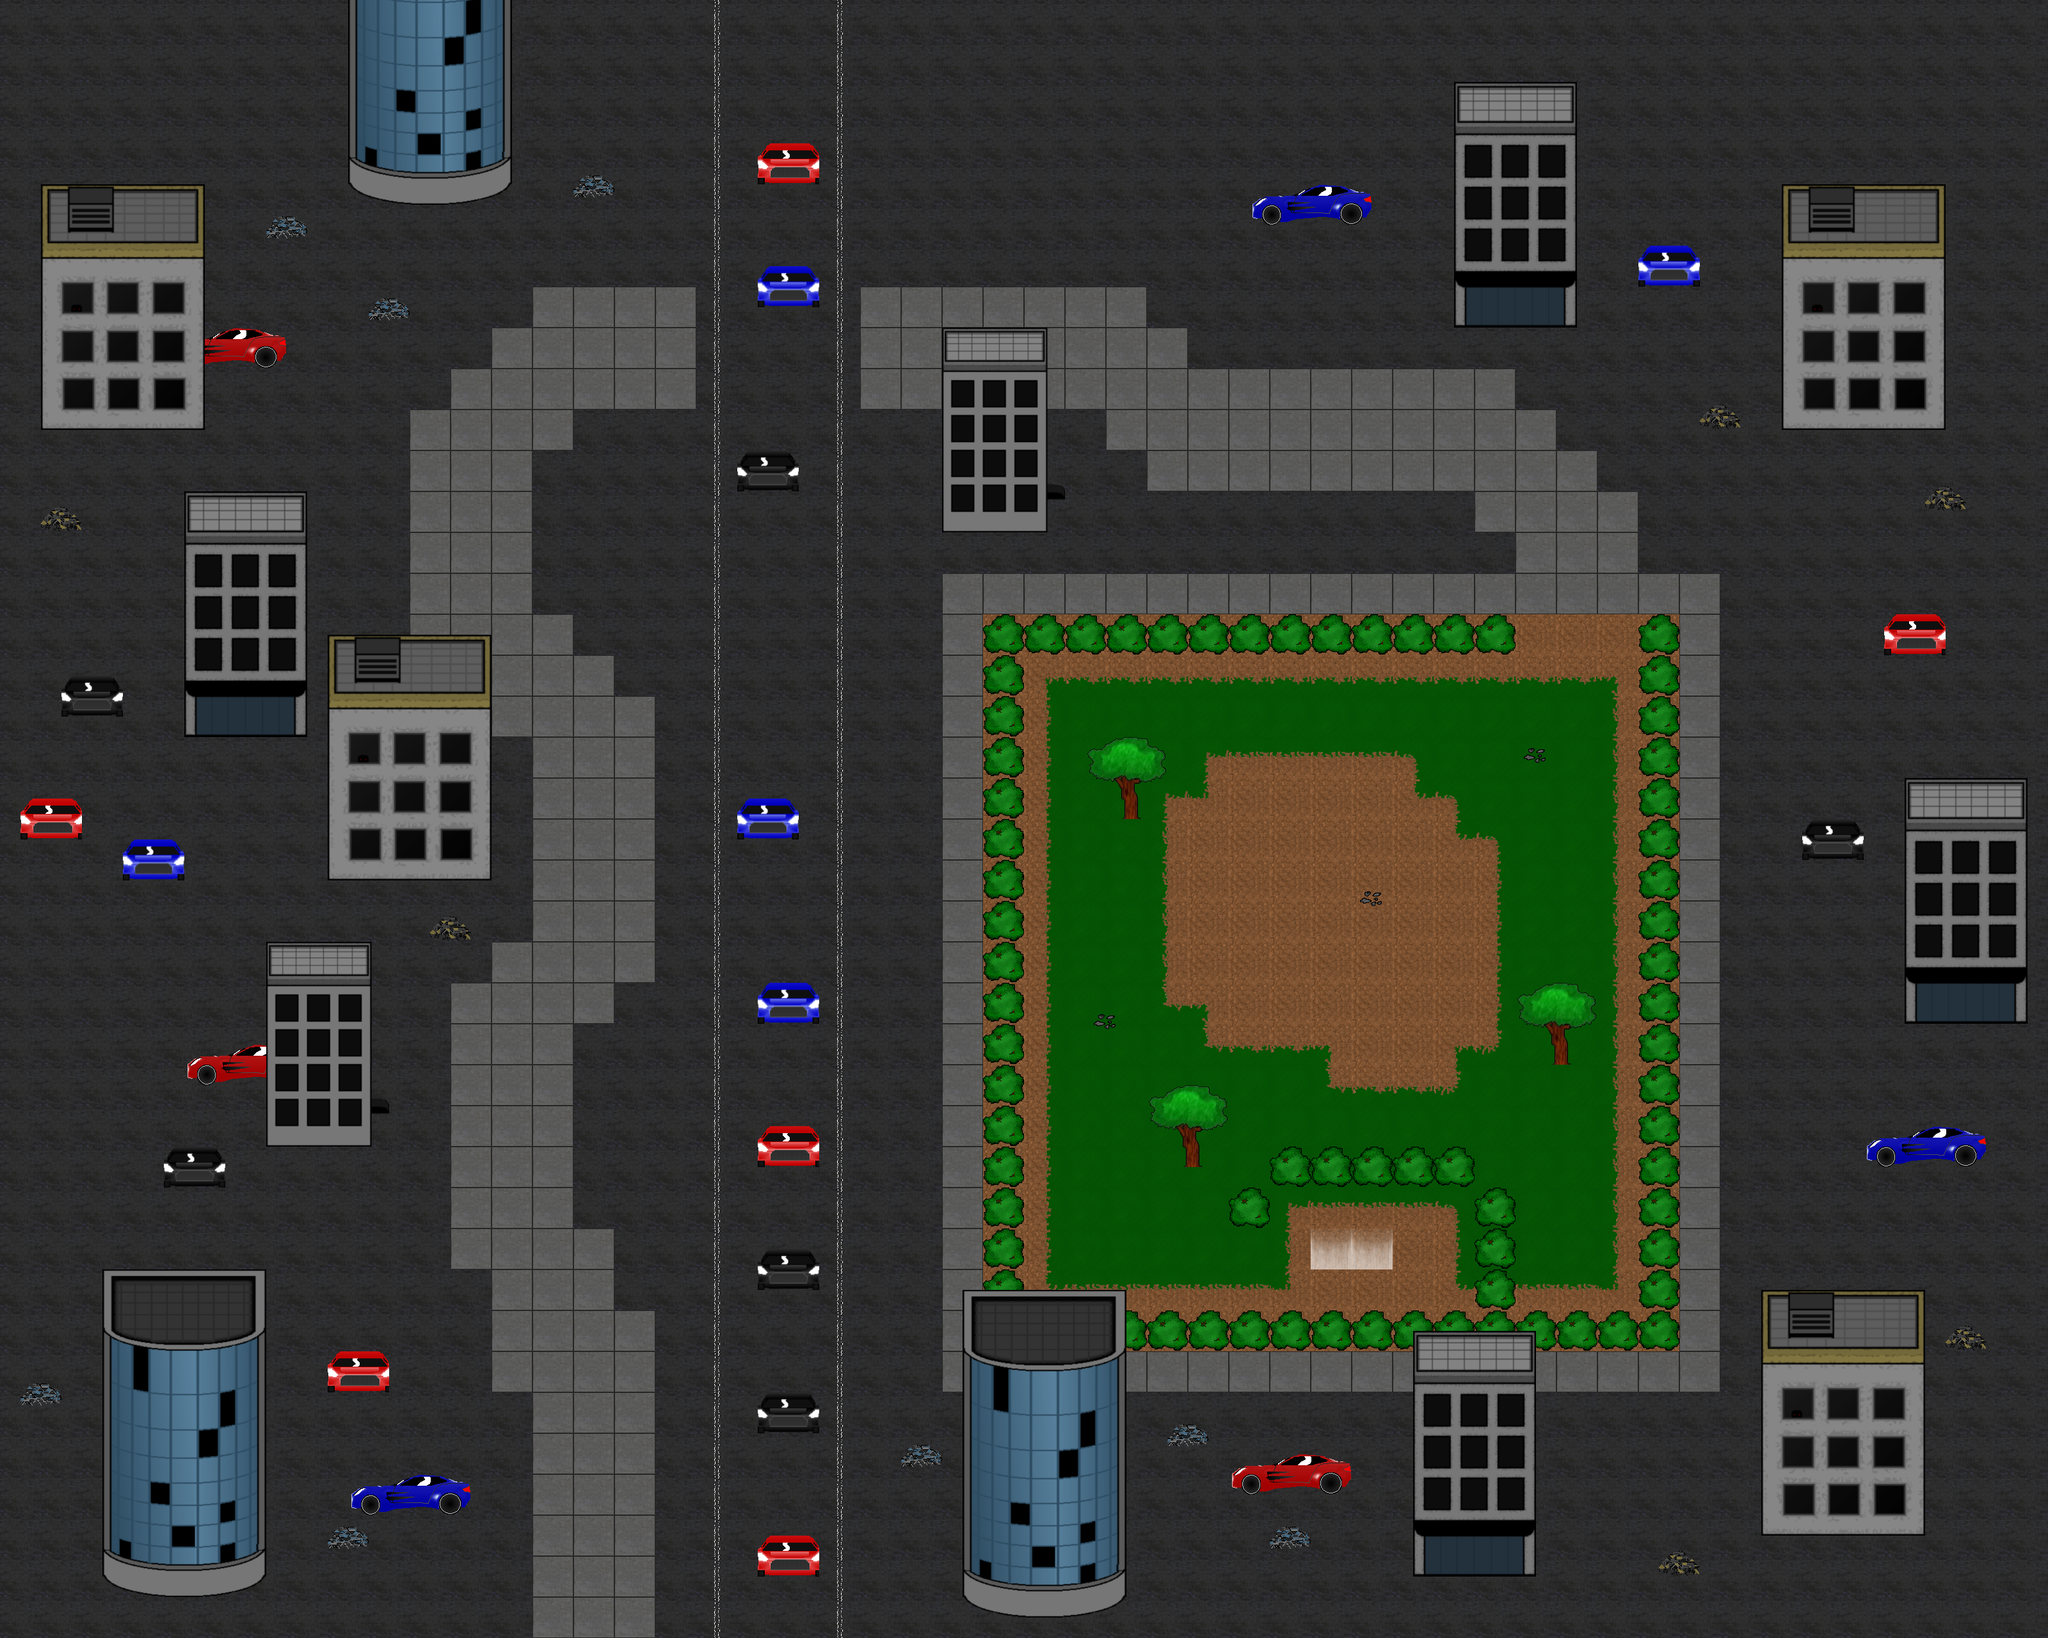

Below is a game level as drawn by its tile map, then a one-line description and the .tmx that defines it (tile-layer data replaced by summaries):
An orthogonal 100x80 tile map with 32x32 px tiles, 6 tile layers (Base, Transitions, Objects, Trees, ...), 37 tilesets.

<map version="1.0" orientation="orthogonal" width="100" height="80" tilewidth="32" tileheight="32">
 <tileset firstgid="1" name="Road" tilewidth="32" tileheight="32">
  <image source="Video Game Tiles - Pixel by Pixel/Road.png" width="64" height="64" />
 </tileset>
 <tileset firstgid="5" name="Sidewalk" tilewidth="32" tileheight="32">
  <image source="Video Game Tiles - Pixel by Pixel/Sidewalk.png" width="64" height="64" />
 </tileset>
 <tileset firstgid="9" name="Sidewalk Cracked" tilewidth="32" tileheight="32">
  <image source="Video Game Tiles - Pixel by Pixel/Sidewalk Cracked.png" width="64" height="64" />
 </tileset>
 <tileset firstgid="13" name="Car Profile" tilewidth="32" tileheight="32">
  <image source="Video Game Tiles - Pixel by Pixel/Car Profile.png" width="192" height="64" />
  <tile id="0">
   <properties>
    <property name="blocked" value="true" />
   </properties>
  </tile>
  <tile id="1">
   <properties>
    <property name="blocked" value="true" />
   </properties>
  </tile>
  <tile id="2">
   <properties>
    <property name="blocked" value="true" />
   </properties>
  </tile>
  <tile id="3">
   <properties>
    <property name="blocked" value="true" />
   </properties>
  </tile>
  <tile id="4">
   <properties>
    <property name="blocked" value="true" />
   </properties>
  </tile>
  <tile id="5">
   <properties>
    <property name="blocked" value="true" />
   </properties>
  </tile>
  <tile id="6">
   <properties>
    <property name="blocked" value="true" />
   </properties>
  </tile>
  <tile id="7">
   <properties>
    <property name="blocked" value="true" />
   </properties>
  </tile>
  <tile id="8">
   <properties>
    <property name="blocked" value="true" />
   </properties>
  </tile>
  <tile id="9">
   <properties>
    <property name="blocked" value="true" />
   </properties>
  </tile>
  <tile id="10">
   <properties>
    <property name="blocked" value="true" />
   </properties>
  </tile>
  <tile id="11">
   <properties>
    <property name="blocked" value="true" />
   </properties>
  </tile>
 </tileset>
 <tileset firstgid="25" name="Building 1" tilewidth="32" tileheight="32">
  <image source="Video Game Tiles - Pixel by Pixel/Building 1.png" width="256" height="384" />
  <tile id="72">
   <properties>
    <property name="blocked" value="true" />
   </properties>
  </tile>
  <tile id="79">
   <properties>
    <property name="blocked" value="true" />
   </properties>
  </tile>
  <tile id="80">
   <properties>
    <property name="blocked" value="true" />
   </properties>
  </tile>
  <tile id="87">
   <properties>
    <property name="blocked" value="true" />
   </properties>
  </tile>
  <tile id="88">
   <properties>
    <property name="blocked" value="true" />
   </properties>
  </tile>
  <tile id="89">
   <properties>
    <property name="blocked" value="true" />
   </properties>
  </tile>
  <tile id="90">
   <properties>
    <property name="blocked" value="true" />
   </properties>
  </tile>
  <tile id="91">
   <properties>
    <property name="blocked" value="true" />
   </properties>
  </tile>
  <tile id="92">
   <properties>
    <property name="blocked" value="true" />
   </properties>
  </tile>
  <tile id="93">
   <properties>
    <property name="blocked" value="true" />
   </properties>
  </tile>
  <tile id="94">
   <properties>
    <property name="blocked" value="true" />
   </properties>
  </tile>
  <tile id="95">
   <properties>
    <property name="blocked" value="true" />
   </properties>
  </tile>
 </tileset>
 <tileset firstgid="121" name="Building 2" tilewidth="32" tileheight="32">
  <image source="Video Game Tiles - Pixel by Pixel/Building 2.png" width="256" height="512" />
  <tile id="96">
   <properties>
    <property name="blocked" value="true" />
   </properties>
  </tile>
  <tile id="103">
   <properties>
    <property name="blocked" value="true" />
   </properties>
  </tile>
  <tile id="104">
   <properties>
    <property name="blocked" value="true" />
   </properties>
  </tile>
  <tile id="111">
   <properties>
    <property name="blocked" value="true" />
   </properties>
  </tile>
  <tile id="112">
   <properties>
    <property name="blocked" value="true" />
   </properties>
  </tile>
  <tile id="119">
   <properties>
    <property name="blocked" value="true" />
   </properties>
  </tile>
  <tile id="120">
   <properties>
    <property name="blocked" value="true" />
   </properties>
  </tile>
  <tile id="121">
   <properties>
    <property name="blocked" value="true" />
   </properties>
  </tile>
  <tile id="122">
   <properties>
    <property name="blocked" value="true" />
   </properties>
  </tile>
  <tile id="123">
   <properties>
    <property name="blocked" value="true" />
   </properties>
  </tile>
  <tile id="124">
   <properties>
    <property name="blocked" value="true" />
   </properties>
  </tile>
  <tile id="125">
   <properties>
    <property name="blocked" value="true" />
   </properties>
  </tile>
  <tile id="126">
   <properties>
    <property name="blocked" value="true" />
   </properties>
  </tile>
  <tile id="127">
   <properties>
    <property name="blocked" value="true" />
   </properties>
  </tile>
 </tileset>
 <tileset firstgid="249" name="Car BK" tilewidth="32" tileheight="32">
  <image source="Video Game Tiles - Pixel by Pixel/Car BK.png" width="96" height="64" />
  <tile id="0">
   <properties>
    <property name="blocked" value="true" />
   </properties>
  </tile>
  <tile id="1">
   <properties>
    <property name="blocked" value="true" />
   </properties>
  </tile>
  <tile id="2">
   <properties>
    <property name="blocked" value="true" />
   </properties>
  </tile>
  <tile id="3">
   <properties>
    <property name="blocked" value="true" />
   </properties>
  </tile>
  <tile id="4">
   <properties>
    <property name="blocked" value="true" />
   </properties>
  </tile>
  <tile id="5">
   <properties>
    <property name="blocked" value="true" />
   </properties>
  </tile>
 </tileset>
 <tileset firstgid="255" name="Car BL" tilewidth="32" tileheight="32">
  <image source="Video Game Tiles - Pixel by Pixel/Car BL.png" width="96" height="64" />
  <tile id="0">
   <properties>
    <property name="blocked" value="true" />
   </properties>
  </tile>
  <tile id="1">
   <properties>
    <property name="blocked" value="true" />
   </properties>
  </tile>
  <tile id="2">
   <properties>
    <property name="blocked" value="true" />
   </properties>
  </tile>
  <tile id="3">
   <properties>
    <property name="blocked" value="true" />
   </properties>
  </tile>
  <tile id="4">
   <properties>
    <property name="blocked" value="true" />
   </properties>
  </tile>
  <tile id="5">
   <properties>
    <property name="blocked" value="true" />
   </properties>
  </tile>
 </tileset>
 <tileset firstgid="261" name="Car RD" tilewidth="32" tileheight="32">
  <image source="Video Game Tiles - Pixel by Pixel/Car RD.png" width="101" height="64" />
  <tile id="0">
   <properties>
    <property name="blocked" value="true" />
   </properties>
  </tile>
  <tile id="1">
   <properties>
    <property name="blocked" value="true" />
   </properties>
  </tile>
  <tile id="2">
   <properties>
    <property name="blocked" value="true" />
   </properties>
  </tile>
  <tile id="3">
   <properties>
    <property name="blocked" value="true" />
   </properties>
  </tile>
  <tile id="4">
   <properties>
    <property name="blocked" value="true" />
   </properties>
  </tile>
  <tile id="5">
   <properties>
    <property name="blocked" value="true" />
   </properties>
  </tile>
 </tileset>
 <tileset firstgid="267" name="Car Profile Blue" tilewidth="32" tileheight="32">
  <image source="Video Game Tiles - Pixel by Pixel/Car Profile Blue.png" width="192" height="64" />
  <tile id="0">
   <properties>
    <property name="blocked" value="true" />
   </properties>
  </tile>
  <tile id="1">
   <properties>
    <property name="blocked" value="true" />
   </properties>
  </tile>
  <tile id="2">
   <properties>
    <property name="blocked" value="true" />
   </properties>
  </tile>
  <tile id="3">
   <properties>
    <property name="blocked" value="true" />
   </properties>
  </tile>
  <tile id="4">
   <properties>
    <property name="blocked" value="true" />
   </properties>
  </tile>
  <tile id="5">
   <properties>
    <property name="blocked" value="true" />
   </properties>
  </tile>
  <tile id="6">
   <properties>
    <property name="blocked" value="true" />
   </properties>
  </tile>
  <tile id="7">
   <properties>
    <property name="blocked" value="true" />
   </properties>
  </tile>
  <tile id="8">
   <properties>
    <property name="blocked" value="true" />
   </properties>
  </tile>
  <tile id="9">
   <properties>
    <property name="blocked" value="true" />
   </properties>
  </tile>
  <tile id="10">
   <properties>
    <property name="blocked" value="true" />
   </properties>
  </tile>
  <tile id="11">
   <properties>
    <property name="blocked" value="true" />
   </properties>
  </tile>
 </tileset>
 <tileset firstgid="279" name="Car Profile Red" tilewidth="32" tileheight="32">
  <image source="Video Game Tiles - Pixel by Pixel/Car Profile Red.png" width="192" height="64" />
  <tile id="0">
   <properties>
    <property name="blocked" value="true" />
   </properties>
  </tile>
  <tile id="1">
   <properties>
    <property name="blocked" value="true" />
   </properties>
  </tile>
  <tile id="2">
   <properties>
    <property name="blocked" value="true" />
   </properties>
  </tile>
  <tile id="3">
   <properties>
    <property name="blocked" value="true" />
   </properties>
  </tile>
  <tile id="4">
   <properties>
    <property name="blocked" value="true" />
   </properties>
  </tile>
  <tile id="5">
   <properties>
    <property name="blocked" value="true" />
   </properties>
  </tile>
  <tile id="6">
   <properties>
    <property name="blocked" value="true" />
   </properties>
  </tile>
  <tile id="7">
   <properties>
    <property name="blocked" value="true" />
   </properties>
  </tile>
  <tile id="8">
   <properties>
    <property name="blocked" value="true" />
   </properties>
  </tile>
  <tile id="9">
   <properties>
    <property name="blocked" value="true" />
   </properties>
  </tile>
  <tile id="10">
   <properties>
    <property name="blocked" value="true" />
   </properties>
  </tile>
  <tile id="11">
   <properties>
    <property name="blocked" value="true" />
   </properties>
  </tile>
 </tileset>
 <tileset firstgid="291" name="Invisible Barrier" tilewidth="32" tileheight="32">
  <image source="Video Game Tiles - Pixel by Pixel/Invisible Barrier.png" width="64" height="64" />
  <tile id="0">
   <properties>
    <property name="blocked" value="true" />
   </properties>
  </tile>
  <tile id="1">
   <properties>
    <property name="blocked" value="true" />
   </properties>
  </tile>
  <tile id="2">
   <properties>
    <property name="blocked" value="true" />
   </properties>
  </tile>
  <tile id="3">
   <properties>
    <property name="blocked" value="true" />
   </properties>
  </tile>
 </tileset>
 <tileset firstgid="295" name="Road MH" tilewidth="32" tileheight="32">
  <image source="Video Game Tiles - Pixel by Pixel/Road MH.png" width="64" height="64" />
 </tileset>
 <tileset firstgid="299" name="Road MV" tilewidth="32" tileheight="32">
  <image source="Video Game Tiles - Pixel by Pixel/Road MV.png" width="64" height="64" />
 </tileset>
 <tileset firstgid="303" name="Rubble 1" tilewidth="32" tileheight="32">
  <image source="Video Game Tiles - Pixel by Pixel/Rubble 1.png" width="64" height="64" />
  <tile id="2">
   <properties>
    <property name="blocked" value="true" />
   </properties>
  </tile>
  <tile id="3">
   <properties>
    <property name="blocked" value="true" />
   </properties>
  </tile>
 </tileset>
 <tileset firstgid="307" name="Rubble 2" tilewidth="32" tileheight="32">
  <image source="Video Game Tiles - Pixel by Pixel/Rubble 2.png" width="64" height="64" />
  <tile id="2">
   <properties>
    <property name="blocked" value="true" />
   </properties>
  </tile>
  <tile id="3">
   <properties>
    <property name="blocked" value="true" />
   </properties>
  </tile>
 </tileset>
 <tileset firstgid="311" name="Building 3-F" tilewidth="32" tileheight="32">
  <image source="Video Game Tiles - Pixel by Pixel/Building 3-F.png" width="192" height="384" />
 </tileset>
 <tileset firstgid="383" name="Building 3-S" tilewidth="32" tileheight="32">
  <image source="Video Game Tiles - Pixel by Pixel/Building 3-S.png" width="192" height="320" />
 </tileset>
 <tileset firstgid="443" name="Bush" tilewidth="32" tileheight="32">
  <image source="Video Game Tiles - Pixel by Pixel/Bush.png" width="64" height="64" />
 </tileset>
 <tileset firstgid="447" name="Evergreen" tilewidth="32" tileheight="32">
  <image source="Video Game Tiles - Pixel by Pixel/Evergreen.png" width="256" height="256" />
 </tileset>
 <tileset firstgid="511" name="Pebbles" tilewidth="32" tileheight="32">
  <image source="Video Game Tiles - Pixel by Pixel/Pebbles.png" width="64" height="64" />
 </tileset>
 <tileset firstgid="515" name="Grass" tilewidth="32" tileheight="32">
  <image source="Video Game Tiles - Pixel by Pixel/Grass.png" width="64" height="64" />
 </tileset>
 <tileset firstgid="519" name="Dirt" tilewidth="32" tileheight="32">
  <image source="Video Game Tiles - Pixel by Pixel/Dirt.png" width="64" height="64" />
 </tileset>
 <tileset firstgid="523" name="Dirt-Water B" tilewidth="32" tileheight="32">
  <image source="Video Game Tiles - Pixel by Pixel/Dirt-Water B.png" width="64" height="64" />
 </tileset>
 <tileset firstgid="527" name="Dirt-Water T" tilewidth="32" tileheight="32">
  <image source="Video Game Tiles - Pixel by Pixel/Dirt-Water T.png" width="64" height="64" />
 </tileset>
 <tileset firstgid="531" name="Dirt-Water L" tilewidth="32" tileheight="32">
  <image source="Video Game Tiles - Pixel by Pixel/Dirt-Water L.png" width="64" height="64" />
 </tileset>
 <tileset firstgid="535" name="Dirt-Water R" tilewidth="32" tileheight="32">
  <image source="Video Game Tiles - Pixel by Pixel/Dirt-Water R.png" width="64" height="64" />
 </tileset>
 <tileset firstgid="539" name="Dirt-Water BL" tilewidth="32" tileheight="32">
  <image source="Video Game Tiles - Pixel by Pixel/Dirt-Water BL.png" width="64" height="64" />
 </tileset>
 <tileset firstgid="543" name="Dirt-Water BR" tilewidth="32" tileheight="32">
  <image source="Video Game Tiles - Pixel by Pixel/Dirt-Water BR.png" width="64" height="64" />
 </tileset>
 <tileset firstgid="547" name="Dirt-Water TL" tilewidth="32" tileheight="32">
  <image source="Video Game Tiles - Pixel by Pixel/Dirt-Water TL.png" width="64" height="64" />
 </tileset>
 <tileset firstgid="551" name="Dirt-Water TR" tilewidth="32" tileheight="32">
  <image source="Video Game Tiles - Pixel by Pixel/Dirt-Water TR.png" width="64" height="64" />
 </tileset>
 <tileset firstgid="555" name="Dirt Transition BL" tilewidth="32" tileheight="32">
  <image source="Video Game Tiles - Pixel by Pixel/Dirt Transition BL.png" width="64" height="64" />
 </tileset>
 <tileset firstgid="559" name="Dirt Transition BR" tilewidth="32" tileheight="32">
  <image source="Video Game Tiles - Pixel by Pixel/Dirt Transition BR.png" width="64" height="64" />
 </tileset>
 <tileset firstgid="563" name="Dirt Transition TL" tilewidth="32" tileheight="32">
  <image source="Video Game Tiles - Pixel by Pixel/Dirt Transition TL.png" width="64" height="64" />
 </tileset>
 <tileset firstgid="567" name="Dirt Transition TR" tilewidth="32" tileheight="32">
  <image source="Video Game Tiles - Pixel by Pixel/Dirt Transition TR.png" width="64" height="64" />
 </tileset>
 <tileset firstgid="571" name="Oak" tilewidth="32" tileheight="32">
  <image source="Video Game Tiles - Pixel by Pixel/Oak.png" width="128" height="128" />
 </tileset>
 <tileset firstgid="587" name="Exit" tilewidth="32" tileheight="32">
  <image source="Video Game Tiles - Pixel by Pixel/Exit.png" width="64" height="64" />
 </tileset>
 <layer name="Base" width="100" height="80">
  <data>[8000 cells, 8000 non-empty, 20 distinct tile ids]</data>
 </layer>
 <layer name="Transitions" width="100" height="80">
  <data>[8000 cells, 404 non-empty, 56 distinct tile ids]</data>
 </layer>
 <layer name="Objects" width="100" height="80">
  <data>[8000 cells, 470 non-empty, 50 distinct tile ids]</data>
 </layer>
 <layer name="Trees" width="100" height="80">
  <data>[8000 cells, 48 non-empty, 16 distinct tile ids]</data>
 </layer>
 <layer name="Buildings" width="100" height="80">
  <data>[8000 cells, 1184 non-empty, 364 distinct tile ids]</data>
 </layer>
 <layer name="INVIS" width="100" height="80">
  <data>[8000 cells, 528 non-empty, 4 distinct tile ids]</data>
 </layer>
</map>
